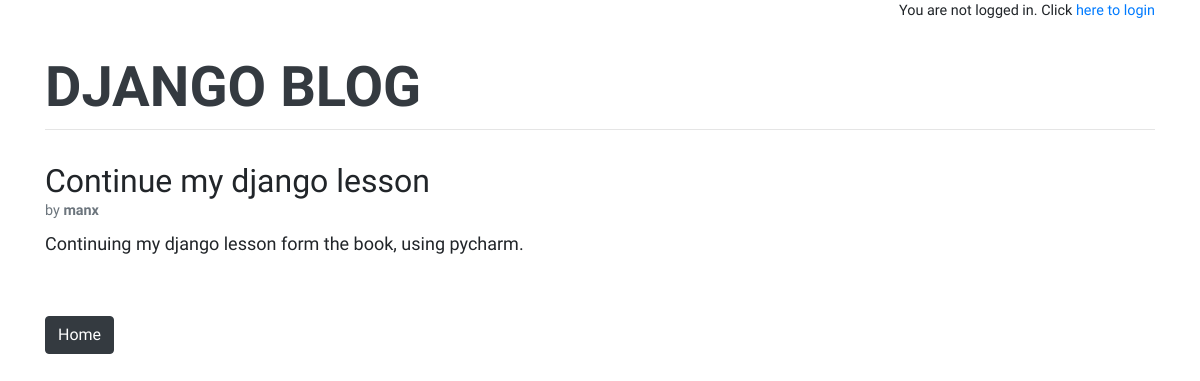
Page /post/5/ on the earlier database version.
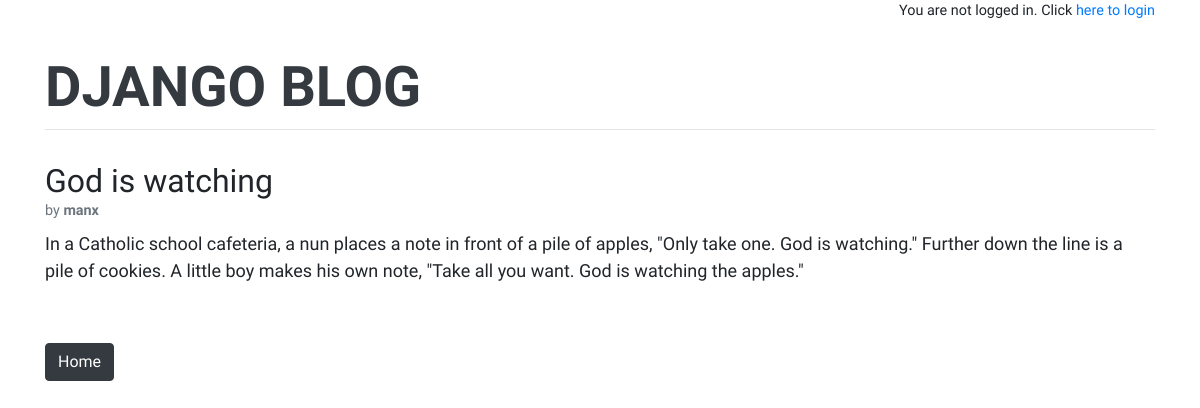
Same page on the later database version.
### blog/models.py (models this page shows, shortened)
class Post(models.Model):
    title = models.CharField(max_length=200)
    author = models.ForeignKey(
        'auth.User',
        on_delete=models.CASCADE,
    )
    body = models.TextField()

### blog/views.py (the view)
# urls.py: path('post/<int:pk>/', BlogDetailView.as_view(), name='post_detail'),
class BlogDetailView(DetailView):
    model = Post
    template_name = 'post_detail.html'

### templates/post_detail.html (shortened to what this page needs)
{% extends 'base.html' %}
{% block content %}
    <div class="post-entry">
        <h2 class="mb-0">{{ post.title }}</h2>
        <p class="text-muted small mb-2">by <b>{{ post.author }}</b></p>
        {% autoescape on %}
        <p>{{ post.body | linebreaksbr }}</p>
        {% endautoescape %}
        <br/>
    </div>
    <p>
        <a href="{% url 'home' %}" class="btn btn-dark">Home</a>
    </p>
{% endblock content %}

Differences in the rows shown:
changed Post "manx": title "Continue my django lesson" → "God is watching"; body "Continuing my django lesson form the book, using pycharm." → "In a Catholic school cafeteria, a nun places a note in front of a pile of apples, \"Only take one. God is watching.\" Further down the line is a pile of cookies. A little boy makes his own note, \"Take all you want. God is watching the apples.\""
